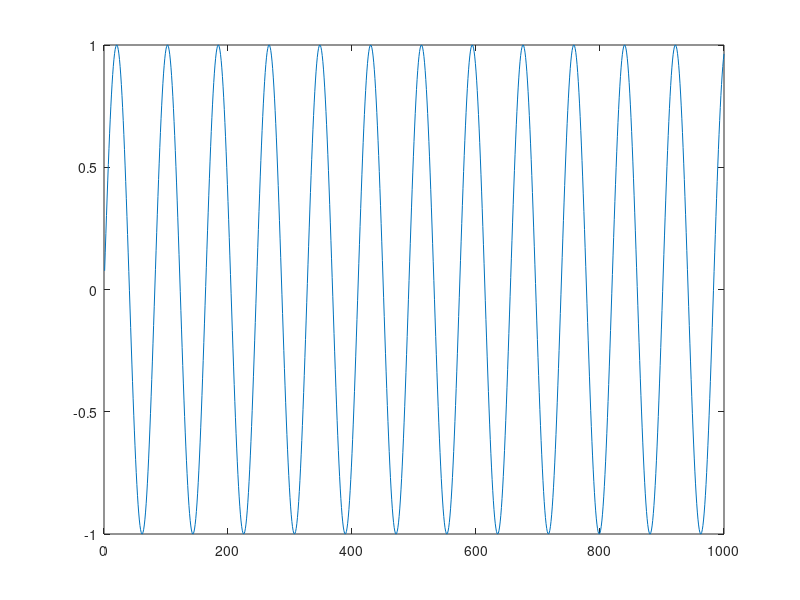

Source code (MATLAB): (Note: this script raises an error after producing the figure.)
function test(channels,device)

if nargin < 1
  channels = 2;
end

if nargin < 2
  device = 'hw:0,0';
end

fs = 44100;

x = randn(10*44100,1);
u = sin((1:128*1024)/(16*1024)*400*pi);

figure(1);
clf
plot(u(1:1000));

disp('Testing aplay');
aplay(repmat(u(:),1,channels),fs,device);

figure(2);
clf
disp('Testing arecord');
Y = arecord(10000,channels,fs,device);
plot(Y);


figure(3);
clf
disp('Testing aplayrec');
rec_channels = 2;
Y2 = aplayrec(repmat(u(:),1,channels),rec_channels,fs,device);
plot(Y2)
